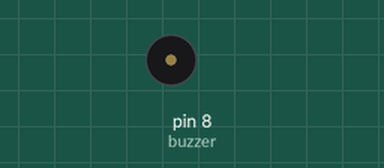
The sketch below on a simulated Arduino Uno, built with avr-gcc and run on an emulated ATmega328P. Shown: buzzer (waves = sounding).

Above: at 0.8 s.
At 2.85 s:
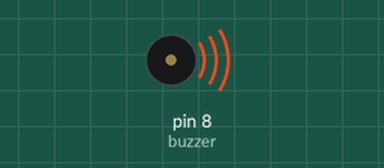
Timing chart, 0 to 3.1 s (numbered marks = the images above):
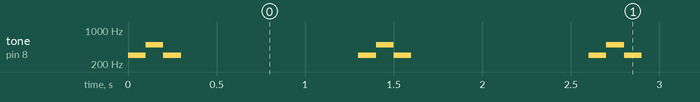

The sketch:

PBuzzer.ino
```cpp
const int buzzer = 8; //buzzer to arduino pin 8

void setup(){
  pinMode(buzzer, OUTPUT); // Set buzzer - pin 8 as an output
}

void loop(){
  tone(buzzer, 300); // Send 1KHz sound signal
  delay(100);        // wait 1 sec
  tone(buzzer, 500); // Send 1KHz sound signal
  delay(100);        // wait 1 sec
  tone(buzzer, 300); // Send 1KHz sound signal
  delay(100);        // wait 1 sec
  noTone(buzzer);     // Stop sound
  delay(1000);        // wait 1 sec
}
```

Measured:
- by itself, tone on pin 8 (buzzer): repeats every 1.3 s: 500 Hz 0.10 s, 300 Hz 0.10 s, silent 1.0 s, 300 Hz 0.10 s
